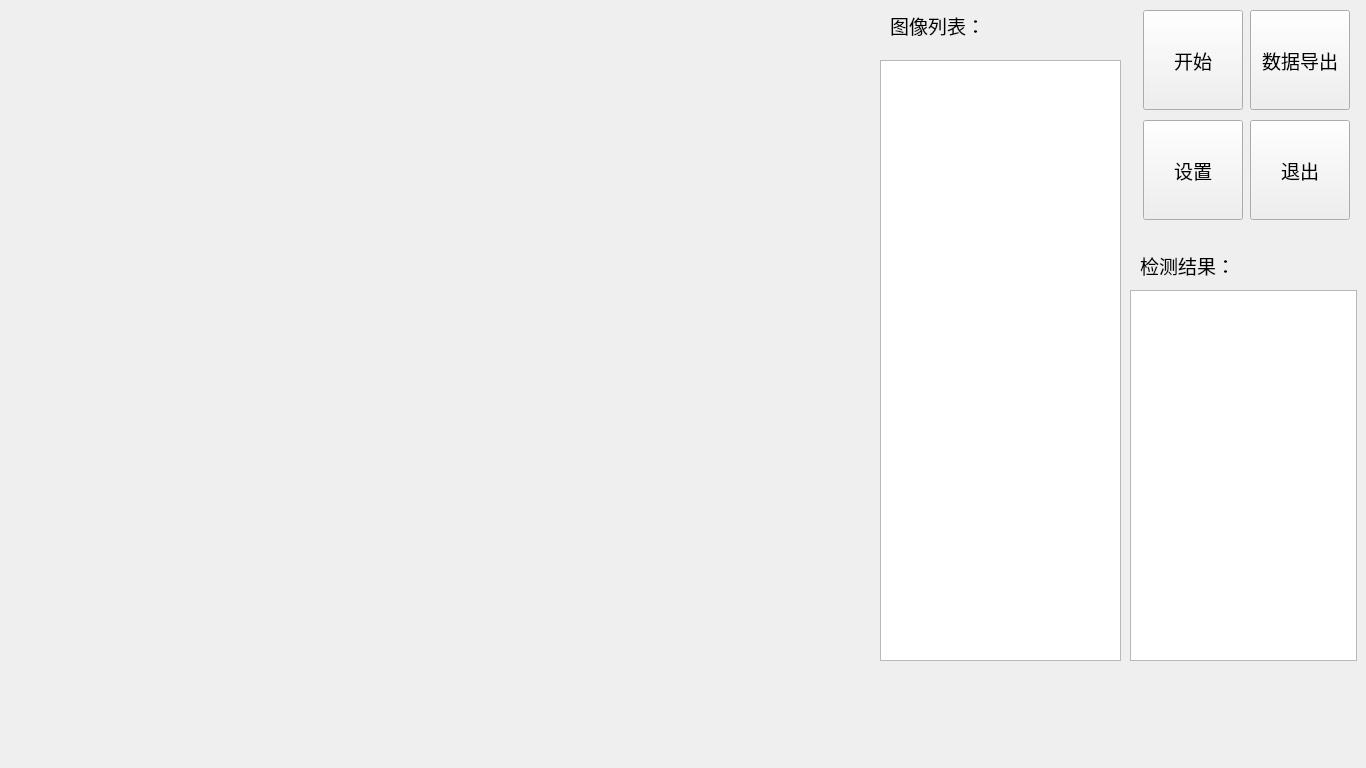
<?xml version="1.0" encoding="UTF-8"?>
<ui version="4.0">
 <class>OffLine_DemoClass</class>
 <widget class="QMainWindow" name="OffLine_DemoClass">
  <property name="geometry">
   <rect>
    <x>0</x>
    <y>0</y>
    <width>1366</width>
    <height>768</height>
   </rect>
  </property>
  <property name="minimumSize">
   <size>
    <width>1366</width>
    <height>768</height>
   </size>
  </property>
  <property name="maximumSize">
   <size>
    <width>1366</width>
    <height>768</height>
   </size>
  </property>
  <property name="font">
   <font>
    <pointsize>14</pointsize>
   </font>
  </property>
  <property name="windowTitle">
   <string>OffLine_Demo</string>
  </property>
  <widget class="QWidget" name="centralWidget">
   <widget class="QWidget" name="gridLayoutWidget">
    <property name="geometry">
     <rect>
      <x>0</x>
      <y>0</y>
      <width>871</width>
      <height>761</height>
     </rect>
    </property>
    <layout class="QGridLayout" name="gridLayout"/>
   </widget>
   <widget class="QTableWidget" name="tableWidget_Result">
    <property name="geometry">
     <rect>
      <x>1130</x>
      <y>290</y>
      <width>227</width>
      <height>371</height>
     </rect>
    </property>
   </widget>
   <widget class="QListWidget" name="lw_ImageList">
    <property name="geometry">
     <rect>
      <x>880</x>
      <y>60</y>
      <width>241</width>
      <height>601</height>
     </rect>
    </property>
   </widget>
   <widget class="QLabel" name="label">
    <property name="geometry">
     <rect>
      <x>1140</x>
      <y>250</y>
      <width>111</width>
      <height>31</height>
     </rect>
    </property>
    <property name="text">
     <string>检测结果：</string>
    </property>
   </widget>
   <widget class="QLabel" name="label_2">
    <property name="geometry">
     <rect>
      <x>890</x>
      <y>10</y>
      <width>111</width>
      <height>31</height>
     </rect>
    </property>
    <property name="text">
     <string>图像列表：</string>
    </property>
   </widget>
   <widget class="QPushButton" name="Button_CameraSet">
    <property name="geometry">
     <rect>
      <x>1143</x>
      <y>120</y>
      <width>100</width>
      <height>100</height>
     </rect>
    </property>
    <property name="sizePolicy">
     <sizepolicy hsizetype="Preferred" vsizetype="Preferred">
      <horstretch>0</horstretch>
      <verstretch>0</verstretch>
     </sizepolicy>
    </property>
    <property name="minimumSize">
     <size>
      <width>100</width>
      <height>100</height>
     </size>
    </property>
    <property name="maximumSize">
     <size>
      <width>100</width>
      <height>100</height>
     </size>
    </property>
    <property name="styleSheet">
     <string notr="true">font: 14pt &quot;Arial&quot;;</string>
    </property>
    <property name="text">
     <string>设置</string>
    </property>
   </widget>
   <widget class="QPushButton" name="Button_Exit">
    <property name="geometry">
     <rect>
      <x>1250</x>
      <y>120</y>
      <width>100</width>
      <height>100</height>
     </rect>
    </property>
    <property name="sizePolicy">
     <sizepolicy hsizetype="Preferred" vsizetype="Preferred">
      <horstretch>0</horstretch>
      <verstretch>0</verstretch>
     </sizepolicy>
    </property>
    <property name="minimumSize">
     <size>
      <width>100</width>
      <height>100</height>
     </size>
    </property>
    <property name="maximumSize">
     <size>
      <width>100</width>
      <height>100</height>
     </size>
    </property>
    <property name="styleSheet">
     <string notr="true">font: 14pt &quot;Arial&quot;;</string>
    </property>
    <property name="text">
     <string>退出</string>
    </property>
    <property name="checkable">
     <bool>true</bool>
    </property>
   </widget>
   <widget class="QPushButton" name="Button_DataOut">
    <property name="geometry">
     <rect>
      <x>1250</x>
      <y>10</y>
      <width>100</width>
      <height>100</height>
     </rect>
    </property>
    <property name="sizePolicy">
     <sizepolicy hsizetype="Preferred" vsizetype="Preferred">
      <horstretch>0</horstretch>
      <verstretch>0</verstretch>
     </sizepolicy>
    </property>
    <property name="minimumSize">
     <size>
      <width>100</width>
      <height>100</height>
     </size>
    </property>
    <property name="maximumSize">
     <size>
      <width>100</width>
      <height>100</height>
     </size>
    </property>
    <property name="styleSheet">
     <string notr="true">font: 14pt &quot;Arial&quot;;</string>
    </property>
    <property name="text">
     <string>数据导出</string>
    </property>
   </widget>
   <widget class="QPushButton" name="Button_Start">
    <property name="enabled">
     <bool>true</bool>
    </property>
    <property name="geometry">
     <rect>
      <x>1143</x>
      <y>10</y>
      <width>100</width>
      <height>100</height>
     </rect>
    </property>
    <property name="sizePolicy">
     <sizepolicy hsizetype="Preferred" vsizetype="Preferred">
      <horstretch>0</horstretch>
      <verstretch>0</verstretch>
     </sizepolicy>
    </property>
    <property name="minimumSize">
     <size>
      <width>100</width>
      <height>100</height>
     </size>
    </property>
    <property name="maximumSize">
     <size>
      <width>100</width>
      <height>100</height>
     </size>
    </property>
    <property name="styleSheet">
     <string notr="true">font: 14pt &quot;Arial&quot;;</string>
    </property>
    <property name="text">
     <string>开始</string>
    </property>
    <property name="checkable">
     <bool>true</bool>
    </property>
    <property name="checked">
     <bool>false</bool>
    </property>
   </widget>
  </widget>
 </widget>
 <layoutdefault spacing="6" margin="11"/>
 <resources>
  <include location="OffLine_Demo.qrc"/>
 </resources>
 <connections/>
</ui>
